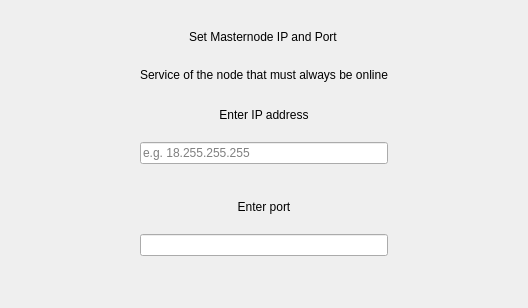
        <widget class="QWidget" name="page_3">
         <layout class="QVBoxLayout" name="verticalLayout_3" stretch="0,0,0,0,0,0,0,0,0,0,0">
          <property name="spacing">
           <number>6</number>
          </property>
          <property name="leftMargin">
           <number>140</number>
          </property>
          <property name="topMargin">
           <number>12</number>
          </property>
          <property name="rightMargin">
           <number>140</number>
          </property>
          <property name="bottomMargin">
           <number>12</number>
          </property>
          <item alignment="Qt::AlignHCenter">
           <widget class="QLabel" name="labelTitle4">
            <property name="minimumSize">
             <size>
              <width>0</width>
              <height>50</height>
             </size>
            </property>
            <property name="maximumSize">
             <size>
              <width>16777215</width>
              <height>50</height>
             </size>
            </property>
            <property name="text">
             <string>Set Masternode IP and Port</string>
            </property>
           </widget>
          </item>
          <item alignment="Qt::AlignHCenter">
           <widget class="QLabel" name="labelSubtitleAddressIp">
            <property name="text">
             <string>Service of the node that must always be online</string>
            </property>
            <property name="alignment">
             <set>Qt::AlignCenter</set>
            </property>
            <property name="wordWrap">
             <bool>false</bool>
            </property>
           </widget>
          </item>
          <item>
           <spacer name="verticalSpacer_1_6">
            <property name="orientation">
             <enum>Qt::Vertical</enum>
            </property>
            <property name="sizeType">
             <enum>QSizePolicy::Fixed</enum>
            </property>
            <property name="sizeHint" stdset="0">
             <size>
              <width>20</width>
              <height>20</height>
             </size>
            </property>
           </spacer>
          </item>
          <item>
           <widget class="QLabel" name="labelSubtitleIp">
            <property name="text">
             <string>Enter IP address</string>
            </property>
            <property name="alignment">
             <set>Qt::AlignCenter</set>
            </property>
           </widget>
          </item>
          <item>
           <spacer name="verticalSpacer_ip">
            <property name="orientation">
             <enum>Qt::Vertical</enum>
            </property>
            <property name="sizeType">
             <enum>QSizePolicy::Fixed</enum>
            </property>
            <property name="sizeHint" stdset="0">
             <size>
              <width>20</width>
              <height>14</height>
             </size>
            </property>
           </spacer>
          </item>
          <item>
           <widget class="QLineEdit" name="lineEditIpAddress">
            <property name="placeholderText">
             <string notr="true">e.g. 18.255.255.255</string>
            </property>
           </widget>
          </item>
          <item>
           <spacer name="verticalSpacer_1_8">
            <property name="orientation">
             <enum>Qt::Vertical</enum>
            </property>
            <property name="sizeType">
             <enum>QSizePolicy::Fixed</enum>
            </property>
            <property name="sizeHint" stdset="0">
             <size>
              <width>20</width>
              <height>30</height>
             </size>
            </property>
           </spacer>
          </item>
          <item>
           <widget class="QLabel" name="labelSubtitlePort">
            <property name="text">
             <string>Enter port</string>
            </property>
            <property name="alignment">
             <set>Qt::AlignCenter</set>
            </property>
           </widget>
          </item>
          <item>
           <spacer name="verticalSpacer_1_9">
            <property name="orientation">
             <enum>Qt::Vertical</enum>
            </property>
            <property name="sizeType">
             <enum>QSizePolicy::Fixed</enum>
            </property>
            <property name="sizeHint" stdset="0">
             <size>
              <width>20</width>
              <height>14</height>
             </size>
            </property>
           </spacer>
          </item>
          <item>
           <widget class="QLineEdit" name="lineEditPort"/>
          </item>
          <item>
           <spacer name="verticalSpacer_1_10">
            <property name="orientation">
             <enum>Qt::Vertical</enum>
            </property>
            <property name="sizeHint" stdset="0">
             <size>
              <width>20</width>
              <height>40</height>
             </size>
            </property>
           </spacer>
          </item>
         </layout>
        </widget>
